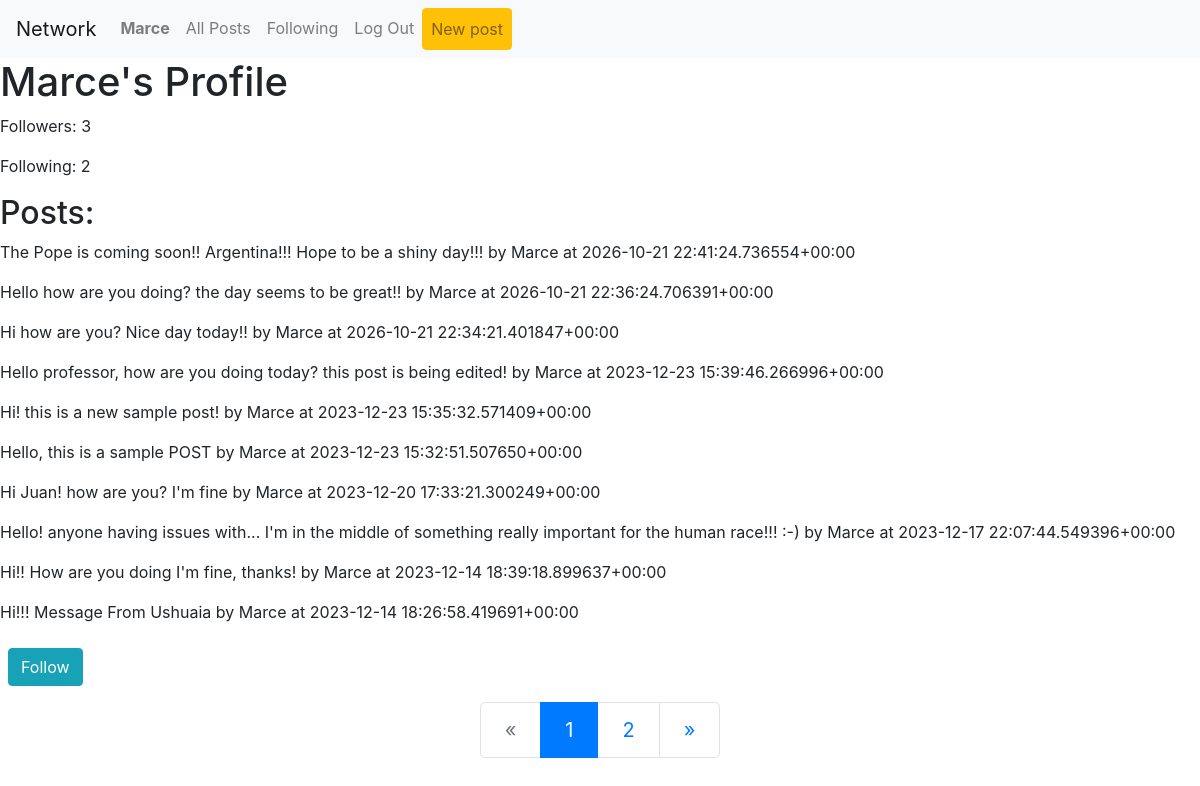
The app's page /profile/Marce (signed in) with its own data.
### network/models.py (models this page shows, shortened)
class User(AbstractUser):
    pass
    def __str__(self):
        return f"{self.username}"

class UserProfile(models.Model):
    user = models.ForeignKey(User, on_delete=models.CASCADE)
    followers = models.ManyToManyField(User, blank=True, related_name="followers")
    following_users = models.ManyToManyField(User, blank=True, related_name="following_users")

class Post(models.Model):
    post = models.CharField(max_length=280, null=True, blank=True)
    created_by = models.ForeignKey(User, on_delete=models.CASCADE)
    created_date = models.DateTimeField(auto_now_add=True)
    likes = models.ManyToManyField(User, blank=True, related_name="liked_user", verbose_name="Likes")
    def __str__(self):
        return f"{self.post} by {self.created_by} at {self.created_date}"

### network/views.py (the view)
# urls.py: path('profile/<str:username>', views.user_profile_view, name='profile'),
def user_profile_view(request, username):
    if(request.user.is_authenticated):
        user = get_object_or_404(User, username=username)
        user_profile = UserProfile.objects.get(user=user)
        posts = Post.objects.filter(created_by=user).order_by('-created_date')
        paginator = Paginator(posts, 10)
        if request.GET.get("page") != None:
            try:
                posts = paginator.page(request.GET.get("page"))
            except:
                posts = paginator.page(1)
        else:
            posts = paginator.page(1)
        current_profile = UserProfile.objects.get(user=request.user)
        followed = current_profile.following_users.filter(username=username).exists()
        print(followed)
        context = {
            'username':username,
            'user_profile': user_profile,
            'posts': posts,
            'followed': followed,
        }
        return render(request, 'network/profile.html', context)
    else:
        login_url = reverse('network:login')
        return redirect(login_url)

### network/templates/network/profile.html (shortened to what this page needs)
{% extends "network/layout.html" %}
{% block body %}
<h1>{{ username }}'s Profile</h1>
<p>Followers: {{ user_profile.followers.count }}</p>
<p>Following: {{ user_profile.following_users.count }}</p>
<h2>Posts:</h2>
{% for post in posts %}
    <p>{{ post }}</p>
{% endfor %}
<form method="POST" action="{% url 'network:follow_profile' %}">
    <button type="submit" name="add_follow" value="1" class="btn {% if followed %}btn-danger{% else %}btn-info{% endif %} mt-2 ml-2">
        {% if not followed %}
            Follow
        {% else %}
            Unfollow
        {% endif %}
    </button>
</form>
<div class="d-flex justify-content-center my-3">
    <nav aria-label="Page navigation">
        <ul class="pagination pagination-lg">
            {% if posts.has_previous %}
            <li class="page-item">
                <a class="page-link" href="?page={{ posts.previous_page_number }}" aria-label="Previous">
                    <span aria-hidden="true">&laquo;</span>
                    <span class="sr-only">Previous</span>
                </a>
            </li>
            {% else %}
            <li class="page-item disabled">
                <a class="page-link" href="#" aria-label="Previous">
                    <span aria-hidden="true">&laquo;</span>
                </a>
            </li>
            {% endif %}
            {% for i in posts.paginator.page_range %}
            <li class="page-item {% if i == posts.number %}active{% endif %}">
                <a class="page-link" href="?page={{ i }}">{{ i }}</a>
            </li>
            {% endfor %}
            {% if posts.has_next %}
            <li class="page-item">
                <a class="page-link" href="?page={{ posts.next_page_number }}" aria-label="Next">
                    <span aria-hidden="true">&raquo;</span>
                </a>
            </li>
            {% endif %}
        </ul>
    </nav>
</div>
{% endblock %}

### network/templates/network/layout.html (shortened to what this page needs)
{% load static %}
<!DOCTYPE html>
<html lang="en">
    <head>
        <link rel="stylesheet" href="https://stackpath.bootstrapcdn.com/bootstrap/4.4.1/css/bootstrap.min.css">
        <link href="{% static 'network/styles.css' %}" rel="stylesheet">
    </head>
    <body>
        <nav class="navbar navbar-expand-lg navbar-light bg-light">
            <a class="navbar-brand" href="#">Network</a>
            <div>
              <ul class="navbar-nav mr-auto">
                {% if user.is_authenticated %}
                    <li class="nav-item">
                        <a class="nav-link" href="{% url 'network:profile' request.user.username %}"><strong>{{ user.username }}</strong></a>
                    </li>
                {% endif %}
                <li class="nav-item">
                  <a class="nav-link" href="{% url 'network:allposts' %}">All Posts</a>
                </li>
                {% if user.is_authenticated %}
                    <li class="nav-item">
                        <a class="nav-link" href="{% url 'network:following' %}">Following</a>
                    </li>
                    <li class="nav-item">
                        <a class="nav-link" href="{% url 'network:logout' %}">Log Out</a>
                    </li>
                    <li class="nav-item">
                        <a class="nav-link btn btn-warning" href="{% url 'network:create' %}">New post</a>
                    </li>
                {% endif %}
              </ul>
            </div>
          </nav>
        <div class="body">
            {% block body %}
            {% endblock %}
        </div>
    </body>
</html>

### records on screen
User: username "Marce"
UserProfile: followers.count "3", following_users.count "2"
Post: post+created_by+created_date "The Pope is coming soon!! Argentina!!! Hope to be a shiny day!!! by Marce at 2026-10-21 22:41:24.736554+00:00"
Post: post+created_by+created_date "Hello how are you doing? the day seems to be great!! by Marce at 2026-10-21 22:36:24.706391+00:00"
Post: post+created_by+created_date "Hi how are you? Nice day today!! by Marce at 2026-10-21 22:34:21.401847+00:00"
Post: post+created_by+created_date "Hello professor, how are you doing today? this post is being edited! by Marce at 2023-12-23 15:39:46.266996+00:00"
Post: post+created_by+created_date "Hi! this is a new sample post! by Marce at 2023-12-23 15:35:32.571409+00:00"
Post: post+created_by+created_date "Hello, this is a sample POST by Marce at 2023-12-23 15:32:51.507650+00:00"
Post: post+created_by+created_date "Hi Juan! how are you? I'm fine by Marce at 2023-12-20 17:33:21.300249+00:00"
Post: post+created_by+created_date "Hello! anyone having issues with... I'm in the middle of something really important for the human race!!! :-) by Marce at 2023-12-17 22:07:44.549396+00:00"
Post: post+created_by+created_date "Hi!! How are you doing I'm fine, thanks! by Marce at 2023-12-14 18:39:18.899637+00:00"
Post: post+created_by+created_date "Hi!!! Message From Ushuaia by Marce at 2023-12-14 18:26:58.419691+00:00"

### other values on screen
{{ i }} "1" "2"
